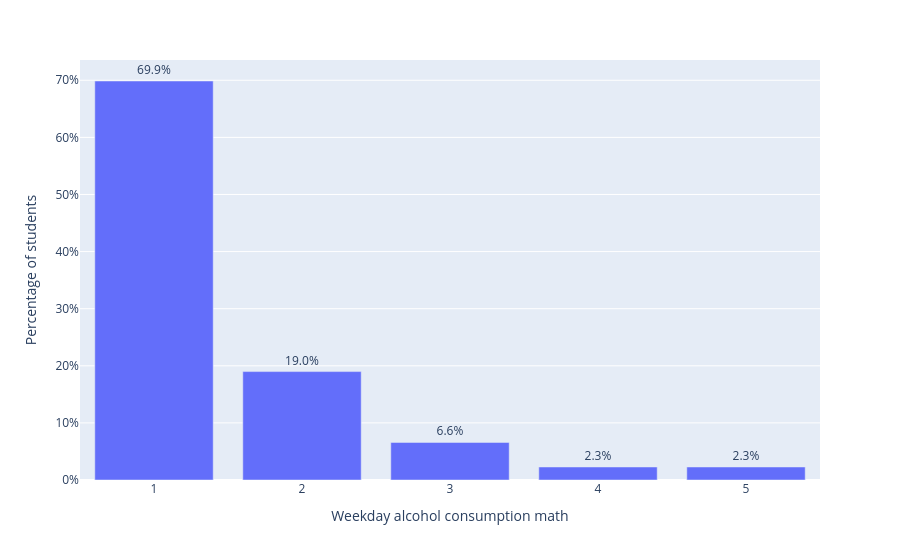
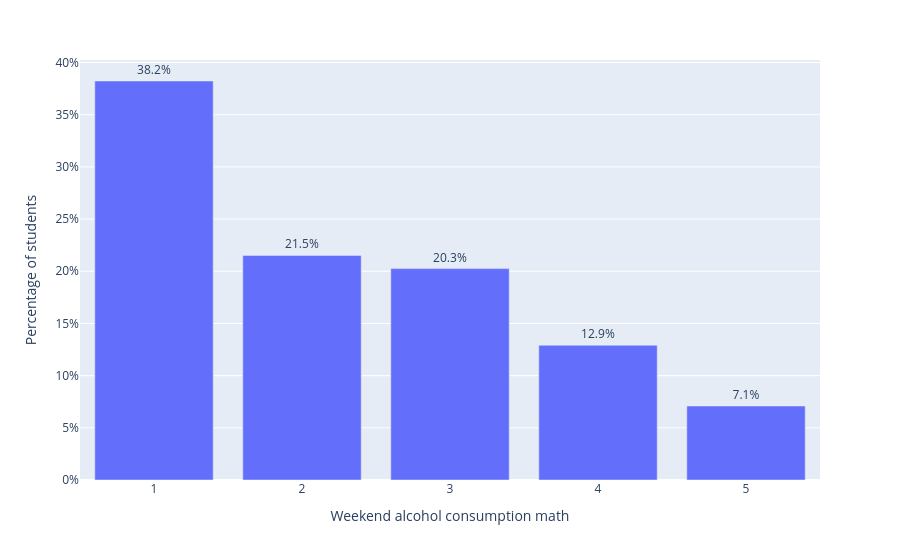
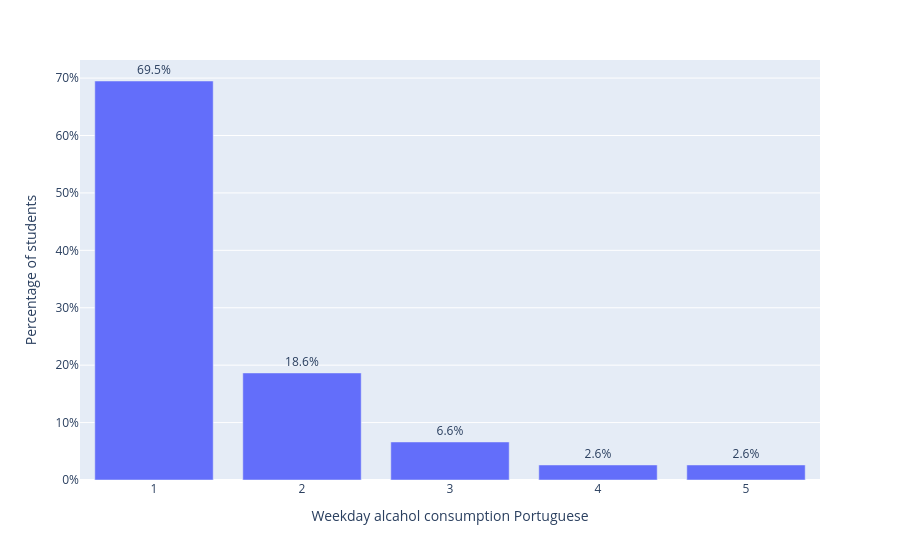
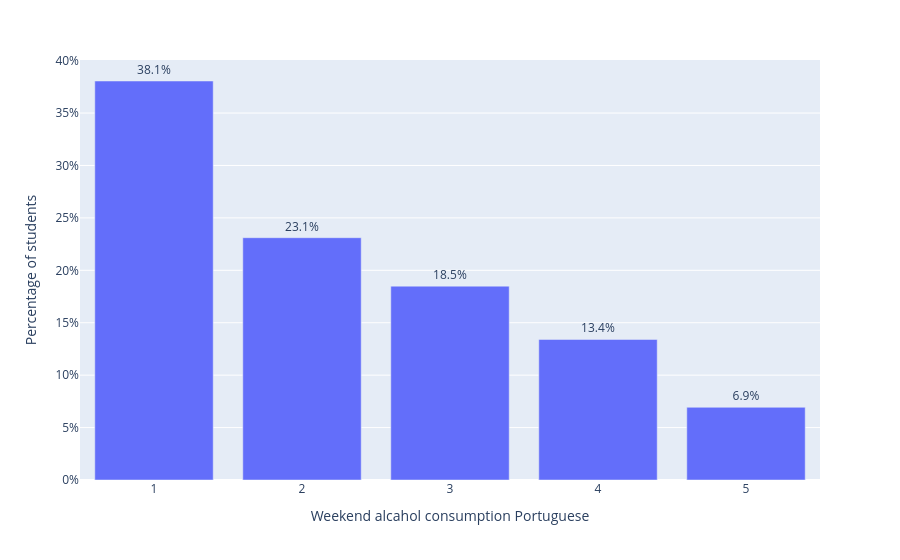

Notebook code for these charts, in order:
### Markdown cell above
The balanced lifestyle is about combining studying and leisure activities.

### Code cell
%run plots/alcohol_consumption_plot.ipynb

### Figure 1 — Plotly figure (JSON) as saved in the notebook; plotly's stock layout.template omitted (floating-point values rounded to 4 significant figures)
{"data": [{"hovertemplate": "Weekday alcohol consumption math=%{x}<br>Percentage of students=%{text}<extra></extra>", "legendgroup": "", "marker": {"color": "#636efa", "pattern": {"shape": ""}}, "name": "", "orientation": "v", "showlegend": false, "text": [0.6987, 0.1899, 0.06582, 0.02278, 0.02278], "textposition": "outside", "texttemplate": "%{y:.1%}", "type": "bar", "x": [1, 2, 3, 4, 5], "xaxis": "x", "y": [0.6987, 0.1899, 0.06582, 0.02278, 0.02278], "yaxis": "y"}], "layout": {"barmode": "relative", "legend": {"tracegroupgap": 0}, "margin": {"t": 60}, "xaxis": {"anchor": "y", "domain": [0, 1], "title": {"text": "Weekday alcohol consumption math"}}, "yaxis": {"anchor": "x", "domain": [0, 1], "tickformat": ".0%", "title": {"text": "Percentage of students"}}}}

### Figure 2 — Plotly figure (JSON) as saved in the notebook; plotly's stock layout.template omitted (floating-point values rounded to 4 significant figures)
{"data": [{"hovertemplate": "Weekend alcohol consumption math=%{x}<br>Percentage of students=%{text}<extra></extra>", "legendgroup": "", "marker": {"color": "#636efa", "pattern": {"shape": ""}}, "name": "", "orientation": "v", "showlegend": false, "text": [0.3823, 0.2152, 0.2025, 0.1291, 0.07089], "textposition": "outside", "texttemplate": "%{y:.1%}", "type": "bar", "x": [1, 2, 3, 4, 5], "xaxis": "x", "y": [0.3823, 0.2152, 0.2025, 0.1291, 0.07089], "yaxis": "y"}], "layout": {"barmode": "relative", "legend": {"tracegroupgap": 0}, "margin": {"t": 60}, "xaxis": {"anchor": "y", "domain": [0, 1], "title": {"text": "Weekend alcohol consumption math"}}, "yaxis": {"anchor": "x", "domain": [0, 1], "tickformat": ".0%", "title": {"text": "Percentage of students"}}}}

### Figure 3 — Plotly figure (JSON) as saved in the notebook; plotly's stock layout.template omitted (floating-point values rounded to 4 significant figures)
{"data": [{"hovertemplate": "Weekday alcahol consumption Portuguese=%{x}<br>Percentage of students=%{text}<extra></extra>", "legendgroup": "", "marker": {"color": "#636efa", "pattern": {"shape": ""}}, "name": "", "orientation": "v", "showlegend": false, "text": [0.6949, 0.1864, 0.06626, 0.02619, 0.02619], "textposition": "outside", "texttemplate": "%{y:.1%}", "type": "bar", "x": [1, 2, 3, 4, 5], "xaxis": "x", "y": [0.6949, 0.1864, 0.06626, 0.02619, 0.02619], "yaxis": "y"}], "layout": {"barmode": "relative", "legend": {"tracegroupgap": 0}, "margin": {"t": 60}, "xaxis": {"anchor": "y", "domain": [0, 1], "title": {"text": "Weekday alcahol consumption Portuguese"}}, "yaxis": {"anchor": "x", "domain": [0, 1], "tickformat": ".0%", "title": {"text": "Percentage of students"}}}}

### Figure 4 — Plotly figure (JSON) as saved in the notebook; plotly's stock layout.template omitted (floating-point values rounded to 4 significant figures)
{"data": [{"hovertemplate": "Weekend alcahol consumption Portuguese=%{x}<br>Percentage of students=%{text}<extra></extra>", "legendgroup": "", "marker": {"color": "#636efa", "pattern": {"shape": ""}}, "name": "", "orientation": "v", "showlegend": false, "text": [0.3806, 0.2311, 0.1849, 0.1341, 0.06934], "textposition": "outside", "texttemplate": "%{y:.1%}", "type": "bar", "x": [1, 2, 3, 4, 5], "xaxis": "x", "y": [0.3806, 0.2311, 0.1849, 0.1341, 0.06934], "yaxis": "y"}], "layout": {"barmode": "relative", "legend": {"tracegroupgap": 0}, "margin": {"t": 60}, "xaxis": {"anchor": "y", "domain": [0, 1], "title": {"text": "Weekend alcahol consumption Portuguese"}}, "yaxis": {"anchor": "x", "domain": [0, 1], "tickformat": ".0%", "title": {"text": "Percentage of students"}}}}
